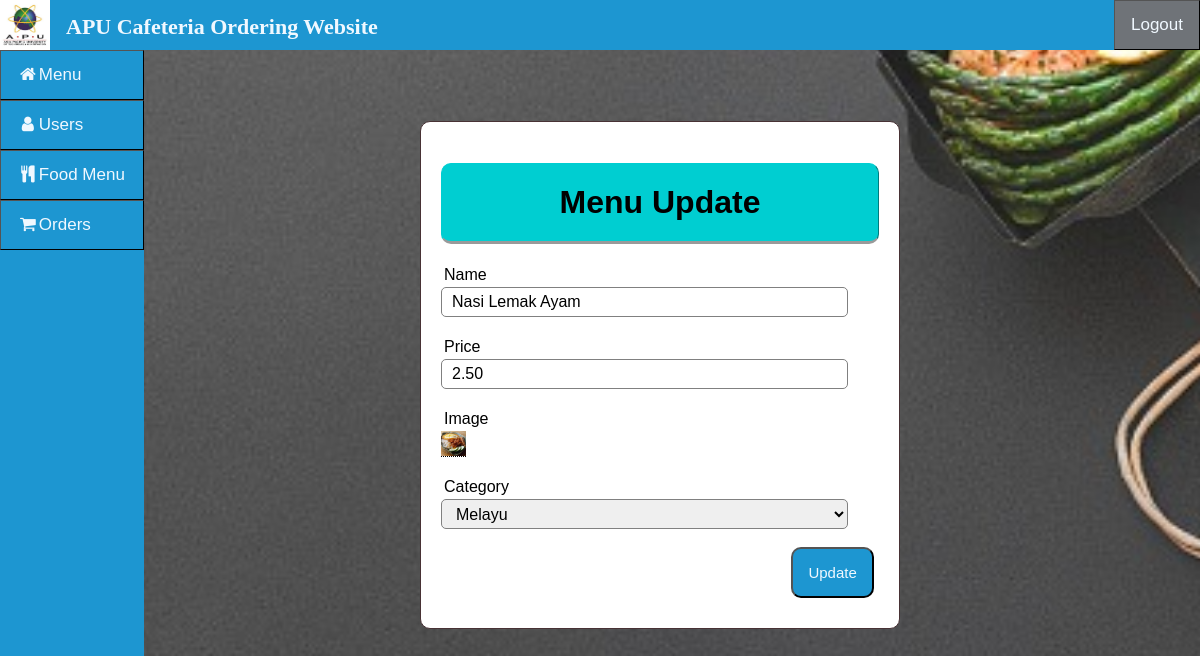
/Admin/MenuEdit.php?id=1 (signed in), run on the app's committed database.
### tables this page shows
CREATE TABLE `menu` (
  `id` int(9) NOT NULL,
  `name` varchar(255) NOT NULL,
  `price` float(8,2) NOT NULL,
  `image` varchar(255) DEFAULT NULL,
  `category` int(9) NOT NULL
);

### Admin/MenuEdit.php (the view, shortened to what this page needs)
<?php
if(isset ($_SESSION["username"]))
{
	include "Header.php";
?>
<!DOCTYPE html>
<html>
<head>
	<link rel="stylesheet" type="text/css" href="../CSS/topNav.css">
</head>
<body>
<?php
	$id = $_GET["id"];
	$queryGet = "select * from menu WHERE id = $id";
	$resultGet = mysqli_query($link,$queryGet);
	if(!$resultGet)
	{
		die ("Invalid Query - get Register List: ". mysqli_error($link));
	}
	else
	{?>
	<div class="wrapper">
		<div class="middle">
			<div class="contentnew">
			<form class = "content" style="position:absolute;width: 40%;" action="Update.php" name="EditForm" method="POST" enctype="multipart/form-data">
				<h1 class="header">Menu Update</h1>
				<?php	while($baris= mysqli_fetch_array($resultGet, MYSQLI_BOTH))	{?>
					<div class="input-group">
						<label>Name</label>
						<input type="text" name="name" value="<?php echo $baris['name']; ?>"><br><br>
						<label>Price</label>
						<input type="number" name="price" step="0.01" value="<?php echo $baris['price'] ?>"><br><br>
						<label>Image</label>
						<?php
					if($baris['image'] == NULL){	?>
						<input id="file-input" type="file" name="image" accept="image/png, image/jpeg" required>
		<?php	}		else{	?>
						<div class="tooltip"><a href="../MenuIMG/<?php echo $baris['image'];?>" target=”_blank”>
							<img border="0" alt="editB" src="../MenuIMG/<?php echo $baris['image'];?>" width="25" height="25">
							</a>
						</div><?php	}?><br><br>
						<label>Category</label>
						<select id="service" name="category" required>
							<?php
								if($baris['category']=="1")	echo "<option value='1' selected>Melayu</option>";
								else	echo "<option value='1'>Melayu</option>";
							?>
						</select><br><br>
						<button style="position: relative;left: 80%"; type="submit" class="btn" name="menu">Update</button>
					</div> <?php	}?>
			</form>
			</div>
		</div>
	</div>
	<?php
		}
}
else {
	echo "No session exists or session has expired. Please log in again ";
	echo "Page will be redirect in 5 seconds";
	header('Location: ../Auth/Login.php');
}?>
</body>
</html>

### css/topNav.css (style rules this page uses)
* { box-sizing: border-box; }
body { margin: 0; font-family: Arial, Helvetica, sans-serif !important; background-image: url("bc.jpg"); background-position: center; background-size: cover; background-attachment: fixed; position:absolute; top:10%; max-width: -webkit-fill-available; right: 0px; left: 0px; }
.wrapper { width: 100%; min-width: 1000px; }
h1, h2 { text-align:center; color:white; }
.header { width: auto; color: black; background:#00CED1; text-align: center; border: 1px solid #00CED1; border-bottom: none; border-radius: 10px 10px 10px 10px; border-style: outset; padding: 20px; }
.middle { width: 100%; position: relative; }
.middle:after { display: table; clear: both; content: ''; }
.contentnew { padding: 0 270px 0 270px; }
.content { position:fixed; top:10%; left:35%; width: 30%; margin: 0px auto; padding: 20px; border: 1px solid #483235; background: white; border-radius: 10px 10px 10px 10px; }
.input-group { margin: 10px 0px 10px 0px; }
.input-group label { display: block; text-align: left; margin: 3px; }
.input-group input { height: 30px; width: 93%; padding: 5px 10px; font-size: 16px; border-radius: 5px; border: 1px solid gray; }
.input-group select { height: 30px; width: 93%; padding: 5px 10px; font-size: 16px; border-radius: 5px; border: 1px solid gray; }
.btn { padding: 15px; font-size: 15px; color: aliceblue; background:#1D96D1 ; border-style: outset; border-radius: 10px; cursor: pointer; }

### Admin/Header.php (style rules this page uses)
body { font-family: "Lato", sans-serif; }

### Admin/MenuEdit.php (style rules this page uses)
.tooltip { position: relative; display: inline-block; border-bottom: 1px dotted black; }

### data on the page
menu: name "Nasi Lemak Ayam", price "2.50", image (picture), category "Melayu"
